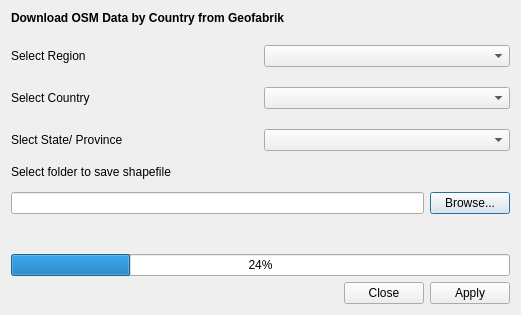
<?xml version="1.0" encoding="UTF-8"?>
<ui version="4.0">
 <class>hcmgis_geofabrik_form</class>
 <widget class="QDialog" name="hcmgis_geofabrik_form">
  <property name="windowModality">
   <enum>Qt::ApplicationModal</enum>
  </property>
  <property name="enabled">
   <bool>true</bool>
  </property>
  <property name="geometry">
   <rect>
    <x>0</x>
    <y>0</y>
    <width>521</width>
    <height>315</height>
   </rect>
  </property>
  <property name="mouseTracking">
   <bool>false</bool>
  </property>
  <property name="windowTitle">
   <string>Download OSM Data by Country</string>
  </property>
  <layout class="QVBoxLayout" name="verticalLayout">
   <item>
    <layout class="QGridLayout" name="gridLayout">
     <property name="verticalSpacing">
      <number>20</number>
     </property>
     <item row="0" column="0" colspan="2">
      <widget class="QLabel" name="label">
       <property name="font">
        <font>
         <weight>75</weight>
         <bold>true</bold>
        </font>
       </property>
       <property name="text">
        <string>Download OSM Data by Country from Geofabrik</string>
       </property>
      </widget>
     </item>
     <item row="6" column="0">
      <widget class="QLabel" name="label_3">
       <property name="text">
        <string>Select Country</string>
       </property>
      </widget>
     </item>
     <item row="3" column="0">
      <widget class="QLabel" name="label_2">
       <property name="text">
        <string>Select Region</string>
       </property>
      </widget>
     </item>
     <item row="3" column="1">
      <widget class="QComboBox" name="cboRegion"/>
     </item>
     <item row="6" column="1">
      <widget class="QComboBox" name="cboCountry"/>
     </item>
     <item row="7" column="0">
      <widget class="QLabel" name="label_4">
       <property name="text">
        <string>Slect State/ Province</string>
       </property>
      </widget>
     </item>
     <item row="7" column="1">
      <widget class="QComboBox" name="cboProvince"/>
     </item>
    </layout>
   </item>
   <item>
    <layout class="QGridLayout" name="gridLayout_2">
     <item row="0" column="0" colspan="2">
      <widget class="QLabel" name="Label">
       <property name="text">
        <string>Select folder to save shapefile</string>
       </property>
      </widget>
     </item>
     <item row="1" column="0">
      <widget class="QLineEdit" name="LinOutputFolder">
       <property name="readOnly">
        <bool>true</bool>
       </property>
      </widget>
     </item>
     <item row="1" column="1">
      <widget class="QPushButton" name="BtnOutputFolder">
       <property name="text">
        <string>Browse...</string>
       </property>
      </widget>
     </item>
     <item row="3" column="0" colspan="2">
      <widget class="QProgressBar" name="status">
       <property name="value">
        <number>24</number>
       </property>
      </widget>
     </item>
     <item row="2" column="0" colspan="2">
      <widget class="QLabel" name="lblStatus">
       <property name="text">
        <string/>
       </property>
      </widget>
     </item>
    </layout>
   </item>
   <item>
    <widget class="QDialogButtonBox" name="BtnApplyClose">
     <property name="standardButtons">
      <set>QDialogButtonBox::Apply|QDialogButtonBox::Close</set>
     </property>
    </widget>
   </item>
  </layout>
 </widget>
 <resources/>
 <connections>
  <connection>
   <sender>BtnApplyClose</sender>
   <signal>accepted()</signal>
   <receiver>hcmgis_geofabrik_form</receiver>
   <slot>accept()</slot>
   <hints>
    <hint type="sourcelabel">
     <x>251</x>
     <y>272</y>
    </hint>
    <hint type="destinationlabel">
     <x>169</x>
     <y>143</y>
    </hint>
   </hints>
  </connection>
  <connection>
   <sender>BtnApplyClose</sender>
   <signal>rejected()</signal>
   <receiver>hcmgis_geofabrik_form</receiver>
   <slot>reject()</slot>
   <hints>
    <hint type="sourcelabel">
     <x>251</x>
     <y>272</y>
    </hint>
    <hint type="destinationlabel">
     <x>169</x>
     <y>143</y>
    </hint>
   </hints>
  </connection>
 </connections>
</ui>
